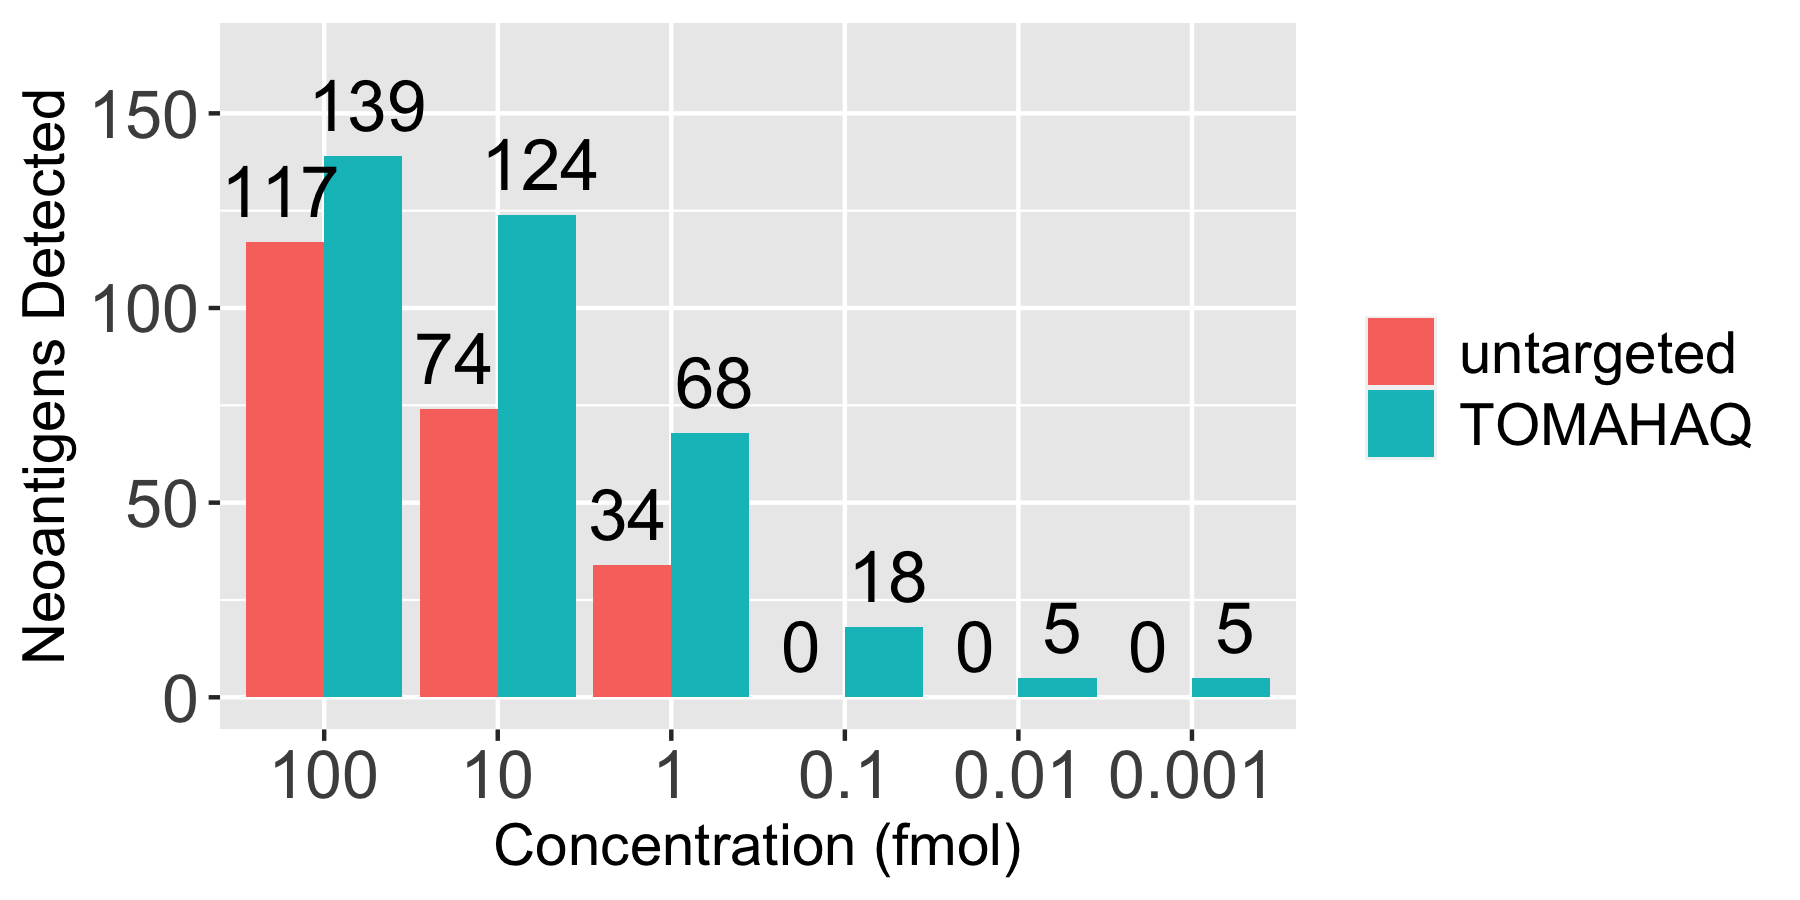

Write R code to recreate this figure.
# Load packages
library(tidyverse)
library(googlesheets4)
library(reshape2)

###########
### MS2 ###
###########

# Import MS2 data
sht <- read.csv("./ms2.csv") 

# Clean MS2 data
shtc <- sht %>% 
select("fmol"=concentration,
Peptide,
"Protein"=`Protein Accession`,
"126"=`Intensity TMT6-126`,
"127"=`Intensity TMT6-127`,
"128"=`Intensity TMT6-128`,
"129"=`Intensity TMT6-129`,
"131"=`Intensity TMT6-131`) %>% 
filter(str_detect(Protein,"NEO_")) %>%
filter(!str_detect(Protein,"#DECOY")) %>%
filter(!str_detect(Protein,"sp")) %>%
filter(!str_detect(Protein,"tr")) %>%
mutate("sum"=rowSums(.[4:9])) %>% 
group_by(fmol,Protein) %>% # Same when smushed
top_n(1,sum)
  
# Add MS2 CV (uncorrected)
SD <- apply(shtc[,4:9],1,sd)
MN <- apply(shtc[,4:9],1,mean)
CV <- (SD/MN)*100
shtc2 <- as.data.frame(cbind(shtc,"CV"=CV))
shtc3 <- shtc2 %>%
filter_at(vars('126':'131'),all_vars((.) != 0)) %>% 
filter(CV<100) %>% 
add_row(fmol=0.1) %>%
add_row(fmol=0.01) %>% 
add_row(fmol=0.001) 

# Order points from left to right using bins by level, then CV

# Split data by fmol level
lev1 <- shtc3 %>% filter(fmol==0.001) %>% arrange(CV)
lev2 <- shtc3 %>% filter(fmol==0.01) %>% arrange(CV)
lev3 <- shtc3 %>% filter(fmol==0.1) %>% arrange(CV)
lev4 <- shtc3 %>% filter(fmol==1) %>% arrange(CV)
lev5 <- shtc3 %>% filter(fmol==10) %>% arrange(CV)
lev6 <- shtc3 %>% filter(fmol==100) %>% arrange(CV)

# Grab arranged names for each level
l1p <- lev1$Protein
l2p <- lev2$Protein
l3p <- lev3$Protein
l4p <- lev4$Protein
l5p <- lev5$Protein
l6p <- lev6$Protein

# Order proteins by removing those that have already appeared on lower levels
`%notin%` = function(x,y) !(x %in% y)
ni2 <- subset(l2p,l2p %notin% l1p)
ni3 <- subset(l3p,l3p %notin% ni2)
ni4 <- subset(l4p,l4p %notin% ni3)
ni5 <- subset(l5p,l5p %notin% ni4)
ni6 <- subset(l6p,l6p %notin% ni5)

# Create protein order
prot_order <- unique(c(l1p,ni2,ni3,ni4,ni5,ni6))

#Order proteins in graph
shtc3$Protein <- as.factor(shtc3$Protein)
shtc3$Protein <- fct_relevel(shtc3$Protein,prot_order)
  
# Name variable for later plotting
sht_MS2 <- shtc3

###############
### TOMAHAQ ###
###############

# Import TOMAHAQ data
sht1 <- read.csv("./toma1.csv")
sht2 <- read.csv("./toma2.csv")
sht3 <- read.csv("./toma3.csv")

# Combine TOMAHAQ data
sht <- rbind(sht1,sht2,sht3) %>% 
select("fmol"=concentration,
Peptide,
Protein,
"126"=MS3Quant1,
"127"=MS3Quant2,
"128"=MS3Quant5,
"129"=MS3Quant6,
"130"=MS3Quant9,
"131"=MS3Quant10) %>% 
mutate("Signal"=rowSums(.[4:9])) %>% 
group_by(fmol,Peptide,Protein) %>% # Same when smushed
summarize_each(list(sum)) %>% 
filter(Signal>90)

# Add TOMAHAQ CV
SD <- apply(sht[,4:9],1,sd)
MN <- apply(sht[,4:9],1,mean)
CV <- (SD/MN)*100
sht2 <- cbind(sht,"CV"=CV) %>% 
filter(CV<100) 

# Order points from left to right using bins by level, then CV

# Split data by fmol level
lev1 <- sht2 %>% filter(fmol==0.001) %>% arrange(CV)
lev2 <- sht2 %>% filter(fmol==0.01) %>% arrange(CV)
lev3 <- sht2 %>% filter(fmol==0.1) %>% arrange(CV)
lev4 <- sht2 %>% filter(fmol==1) %>% arrange(CV)
lev5 <- sht2 %>% filter(fmol==10) %>% arrange(CV)
lev6 <- sht2 %>% filter(fmol==100) %>% arrange(CV)

# Grab arranged names for each level
l1p <- lev1$Protein
l2p <- lev2$Protein
l3p <- lev3$Protein
l4p <- lev4$Protein
l5p <- lev5$Protein
l6p <- lev6$Protein

# Order proteins by removing those that have already appeared on lower levels
`%notin%` = function(x,y) !(x %in% y)
ni2 <- subset(l2p,l2p %notin% l1p)
ni3 <- subset(l3p,l3p %notin% ni2)
ni4 <- subset(l4p,l4p %notin% ni3)
ni5 <- subset(l5p,l5p %notin% ni4)
ni6 <- subset(l6p,l6p %notin% ni5)

# Create protein order
prot_order <- unique(c(l1p,ni2,ni3,ni4,ni5,ni6))

#Order proteins in graph
sht2$Protein <- as.factor(sht2$Protein)
sht2$Protein <- fct_relevel(sht2$Protein,prot_order)

# Split out names and filter table so that it's comparable to MS2
sht_TOMA <- sht2 %>% 
  mutate("simple"=str_split(Protein,"_")[[1]][1]) %>% 
  filter(simple!="B2M") %>% 
  filter(simple!="CCS") %>% 
  filter(simple!="tGFP") %>% 
  filter(Protein!="ITFHFTPV") %>% 
  filter(Protein!="ITFHFTPVL")

############
### PLOT ###
############

# Make detected df
Concentration <- rep(c("100","10","1","0.1","0.01","0.001"),2)
Data <- c(rep("untargeted",6),rep("TOMAHAQ",6))

Detected <- c(
length(unique((subset(sht_MS2,sht_MS2$fmol==100)$Protein))),
length(unique((subset(sht_MS2,sht_MS2$fmol==10)$Protein))),
length(unique((subset(sht_MS2,sht_MS2$fmol==1)$Protein))),
0,
0,
0,
length(unique((subset(sht_TOMA,sht_TOMA$fmol==100)$simple))),
length(unique((subset(sht_TOMA,sht_TOMA$fmol==10)$simple))),
length(unique((subset(sht_TOMA,sht_TOMA$fmol==1)$simple))),
length(unique((subset(sht_TOMA,sht_TOMA$fmol==0.1)$simple))),
length(unique((subset(sht_TOMA,sht_TOMA$fmol==0.01)$simple))),
length(unique((subset(sht_TOMA,sht_TOMA$fmol==0.001)$simple)))
)

df_bars <- data.frame("Concentration"=as.factor(Concentration),Data,Detected)
df_bars$Concentration <- fct_relevel(df_bars$Concentration,c("100","10","1","0.1","0.01","0.001"))
df_bars$Data <- fct_relevel(df_bars$Data,c("untargeted","TOMAHAQ"))

# Make neoantigens detected graph
p_count <- ggplot(df_bars,aes(x=Concentration,y=Detected,fill=Data))+
geom_col(position = position_dodge())+
geom_text(label=Detected,position = position_dodge(width = 1),vjust=-0.5,size=6)+
labs(y="Neoantigens Detected",x="Concentration (fmol)") +
theme(
axis.text = element_text(size=16),
axis.title = element_text(size=14),
legend.title = element_blank(),
legend.text = element_text(size=14)
)+
scale_y_continuous(limits=c(0,165))

ggsave(filename="Fig3C.png",
       plot=p_count,
       width = 6, height = 3)
